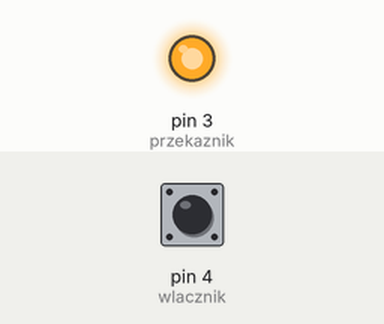
Simulated run of this sketch. Board: Arduino Uno, built with avr-gcc and run on an emulated ATmega328P. Parts: output pins drawn as LEDs (lit = HIGH). Inputs (shaded band) come from the test bench; at power-on: pin 4 (wlacznik) HIGH.

Above: at 1.2 s.
1.3 s: pin 4 (wlacznik) pulled LOW for 0.15 s
At 1.42 s:
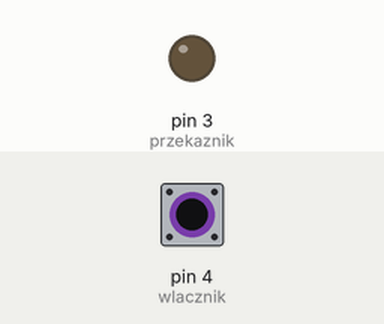
Timing chart, 0 to 4.3 s (numbered marks = the images above; inputs shaded):
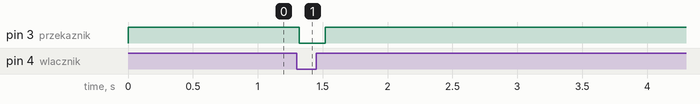

Measured:
- after the input at 1.3 s, pin 3 (przekaznik): HIGH → LOW at once, → HIGH 0.20 s later

The sketch:

Sterowanie_garazem.ino
```cpp
#define przekaznik 3
#define wlacznik 4

void setup() {

pinMode(przekaznik, OUTPUT);
pinMode(wlacznik, INPUT_PULLUP);
digitalWrite(przekaznik, HIGH);

}

void loop() {


  if(digitalRead(wlacznik) == LOW)
  {
    delay(20);
    if(digitalRead(wlacznik) == LOW)
    digitalWrite(przekaznik, LOW);
    delay(200);
    digitalWrite(przekaznik, HIGH);
    while (digitalRead(wlacznik) == LOW);
    delay(1000);
  }}
```
